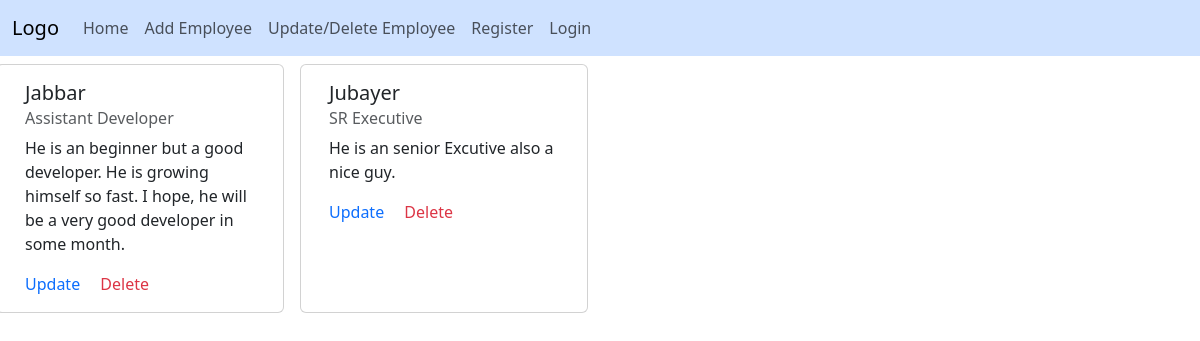
The page /app/home/ on the database as committed earlier.
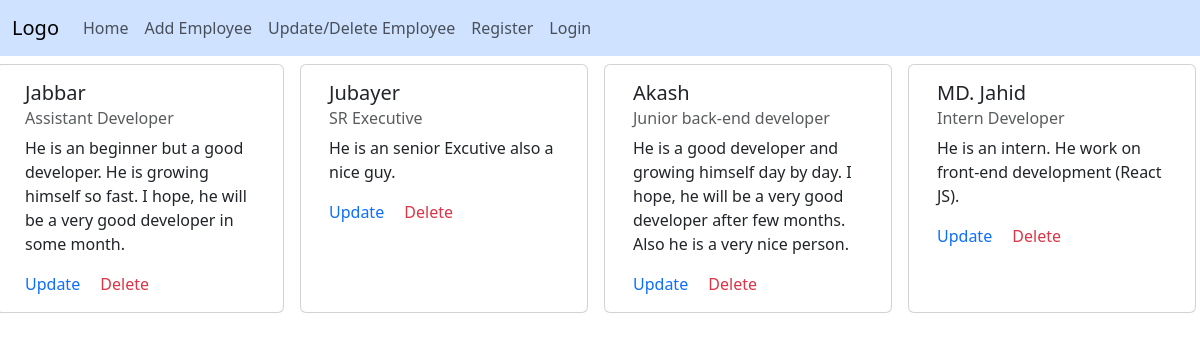
The same page on the database as committed later.
### myapp/models.py (models this page shows, shortened)
class Employee(models.Model):
    name = models.CharField(max_length=200)
    address = models.TextField()
    phone = models.CharField(max_length=14)
    salary = models.CharField(max_length=30)
    designation = models.CharField(max_length=100)
    short_description = models.TextField()

### myapp/views.py (the view)
# urls.py: path('home/', views.home_page, name="home_page"),
def home_page(request):
    employes = Employee.objects.all()
    return render(request, "index.html", {"employes": employes})

### myapp/templates/index.html (shortened to what this page needs)
{%extends "layout.html"%}
{%block nav%}
<nav class="navbar navbar-expand-lg bg-primary-subtle">
  {%include "partials/nav.html"%}
</nav>
{%endblock%}
{%block allemployes%}
      {%for employee in employes%}
      <div class="card m-2" style="width: 18rem;">
        <div class="card-body">
          <h5 class="card-title">{{employee.name}}</h5>
          <h6 class="card-subtitle mb-2 text-body-secondary">{{employee.designation}}</h6>
          <p class="card-text">{{employee.short_description}}</p>
          <a href="{%url "update_emp" employee.pk%}" class="card-link text-success-subtle bolder text-decoration-none">Update</a>
          <a href="{%url "delete_em" employee.pk%}" class="card-link text-danger bolder text-decoration-none">Delete</a>
        </div>
      </div>
      {%endfor%}
{%endblock%}

### myapp/templates/layout.html (shortened to what this page needs)
<!DOCTYPE html>
<html lang="en">
<head>
    <link rel="stylesheet" href="https://matcha.mizu.sh/matcha.css">
    <link href="https://cdn.jsdelivr.net/npm/bootstrap@5.3.0-alpha1/dist/css/bootstrap.min.css" rel="stylesheet">
</head>
<body>
    {%block nav%}
    {%endblock%}
    <div class="row">
        {%block allemployes%}
        {%endblock%}
    </div>
</body>
</body>
</html>

### myapp/templates/partials/nav.html (shortened to what this page needs)
<div class="container-fluid">
    <a class="navbar-brand" href="#">Logo</a>
    <div class="collapse navbar-collapse" id="navbarNav">
        <ul class="navbar-nav">
            <li class="nav-item">
                <a class="nav-link" href="#">Home</a>
            </li>
            <li class="nav-item">
                <a class="nav-link" href="{%url "add_emp"%}">Add Employee</a>
            </li>
            <li class="nav-item">
                <a class="nav-link" href="#">Update/Delete Employee</a>
            </li>
            <li class="nav-item">
                <a href="{%url "registration"%}" class="nav-link">Register</a>
            </li>
            <li class="nav-item">
                <a href="{%url "login_view"%}" class="nav-link">Login</a>
            </li>
        </ul>
    </div>
</div>

Rows that differ between the two databases and show on the page:
added Employee: name "Akash", designation "Junior back-end developer", short_description "He is a good developer and growing himself day by day. I hope, he will be a very good developer after few months. Also he is a very nice person."
added Employee: name "MD. Jahid", designation "Intern Developer", short_description "He is an intern. He work on front-end development (React JS)."
